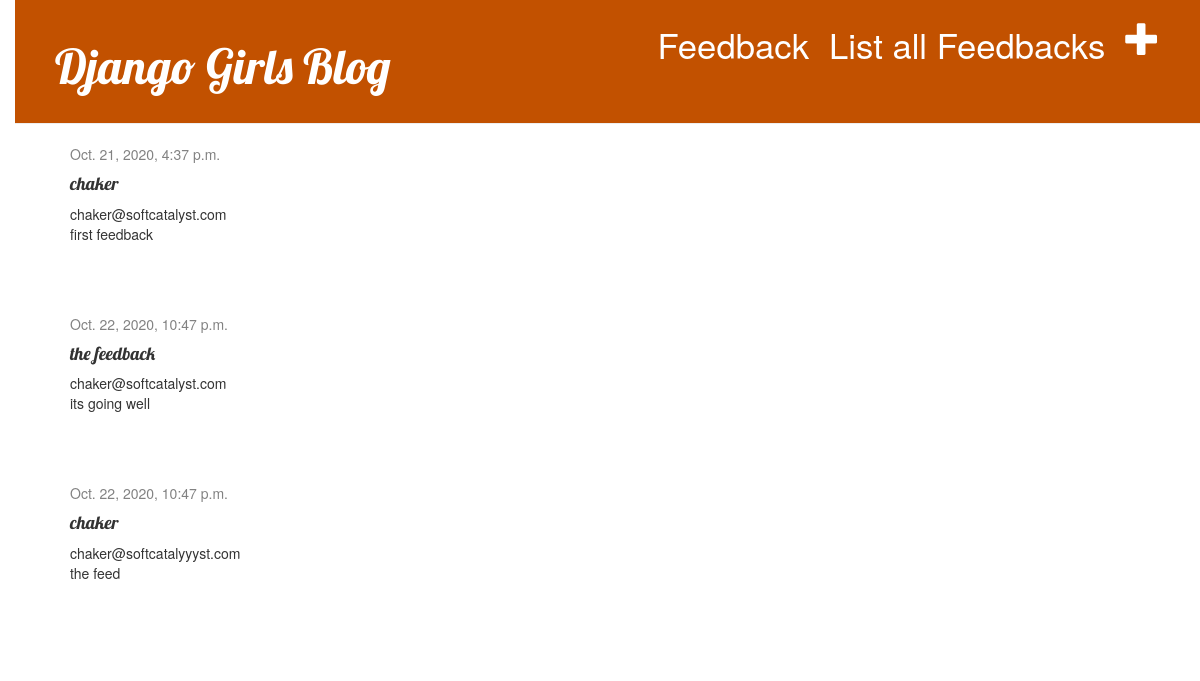
/post/seefeedback/ (signed in), run on the app's committed database.
### blog/models.py (models this page shows)
class Feedback(models.Model):
    name = models.CharField(max_length=200)
    email = models.EmailField()
    feedback = models.TextField()
    created_date = models.DateTimeField(default=timezone.now, null=True)

### blog/views.py (the view)
# urls.py: path('post/seefeedback/', views.SeeFeedback.as_view(template_name='blog/list_feedback.html'), name='see_feedback'),
class SeeFeedback(ListView):
    model = Feedback
    context_object_name = 'feedbacks'

### blog/templates/blog/list_feedback.html
{% extends 'blog/base.html' %}
{% block content %}
    {% for feedback in feedbacks %}
        <div class="post">
            <div class="date">
                {{ feedback.created_date }}
            </div>
            <h4>{{ feedback.name }}</h4>
            <span>{{ feedback.email }}</span>
            <p>{{ feedback.feedback|linebreaksbr }}</p>
        </div>
    {% endfor %}
{% endblock %}

### blog/static/css/blog.css (style rules this page uses)
body { padding-left: 15px; }
h1, h2, h3, h4 { font-family: 'Lobster', cursive; }
.date { color: #828282; }
.post { margin-bottom: 70px; }

### data on the page
Feedback: created_date "Oct. 21, 2020, 4:37 p.m.", name "chaker", email "chaker@softcatalyst.com", feedback "first feedback"
Feedback: created_date "Oct. 22, 2020, 10:47 p.m.", name "the feedback", email "chaker@softcatalyst.com", feedback "its going well"
Feedback: created_date "Oct. 22, 2020, 10:47 p.m.", name "chaker", email "chaker@softcatalyyyst.com", feedback "the feed"
